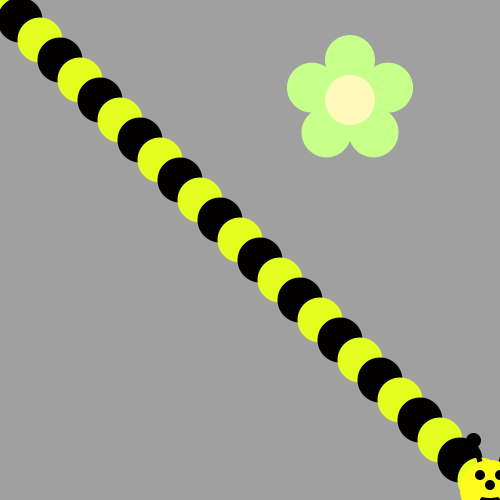
Frame 1 (no input)
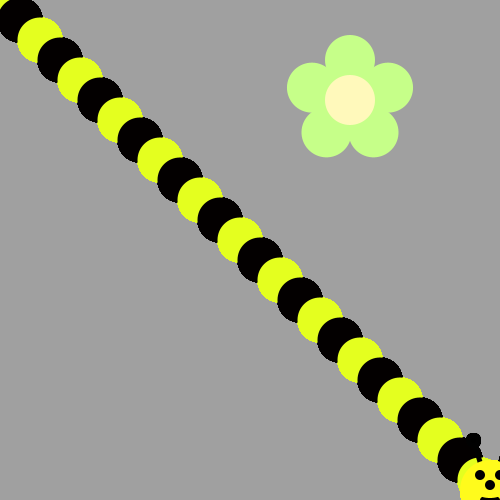
Frame 60 (the mouse pressed at the canvas centre just before this capture)
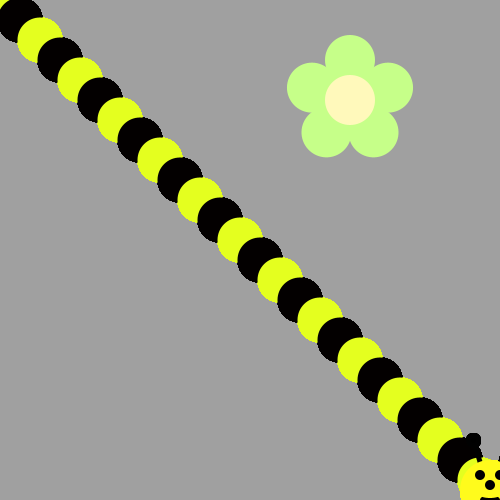
Frame 120 (the mouse held since frame 60 and released just before this capture)

The Processing sketch that drew these frames (run headless with seeded random() and noise(); from frame 60 on, the mouse is pressed at the canvas centre):

// Processing sketch: bumble_bee
// ── bumble_bee.pde
void draw() {
/*Use a loop to make a body for the Bee!
Then put his head on using drawBeeFace(x,y)
Use Modulo to make the colors alternate 
*/


for (int i = 0; i < 45; i++ ) {
fill (#030000);
if (i % 2==0){
fill  (#E4FF1F);
}
  ellipse(i*20 , i*20, 45, 45);
}
drawBeeFace(490,490);
}


void drawFlower(int x, int y) {
     noStroke();
     translate(x, y);
     // draw 5 petals, rotating after each one
     fill(#c6ff89);      // green
      for (int i = 0; i < 5; i++) {
           ellipse(0, -40, 50, 50);
          rotate(radians(72));
     }
     fill(#fff9bb); // light yellow
     ellipse(0, 0, 50, 50);
} 
void drawBeeFace(int BeeFaceX, int BeeFaceY) {
     noStroke();
     fill(0, 0, 0);
     stroke(1);
     strokeWeight(5);
     line(BeeFaceX-10, BeeFaceY-27, BeeFaceX-17, BeeFaceY-50);
     line(BeeFaceX+10, BeeFaceY-27, BeeFaceX+17, BeeFaceY-50);
     ellipse(BeeFaceX-17, BeeFaceY-50, 10, 10);
     ellipse(BeeFaceX+17, BeeFaceY-50, 10, 10);
     noStroke();
     fill(255, 251, 28);
     ellipse(BeeFaceX, BeeFaceY, 60, 60); // face
     fill(255, 237, 209);
     fill(0,0,0);
      ellipse(BeeFaceX-10, BeeFaceY-15, 10, 10); // eyes
     ellipse(BeeFaceX+10, BeeFaceY-15, 10, 10);
      ellipse(BeeFaceX, BeeFaceY-5, 10, 10); // nose
      ellipse(BeeFaceX, BeeFaceY+10, 20, 10);// mouth
     fill(255, 251, 28);
     ellipse(BeeFaceX, BeeFaceY+5, 20, 6);
}

void setup() {
     ellipseMode(CENTER);
     size(500, 500);
     background(160, 160, 160);
      drawFlower(350, 100);
}
